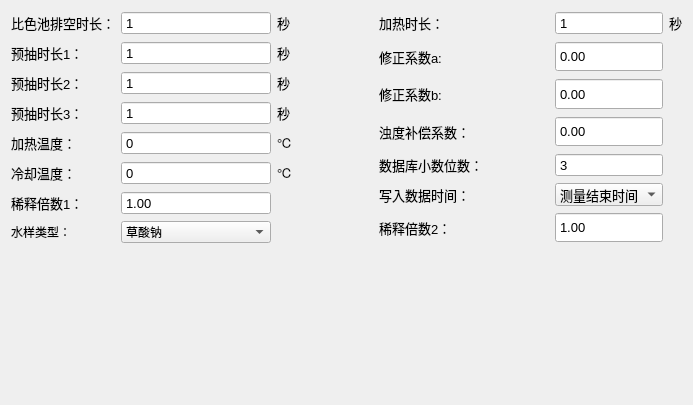
     <widget class="QWidget" name="tabWidgetPage2">
      <attribute name="title">
       <string>高级设置</string>
      </attribute>
      <layout class="QGridLayout" name="gridLayout_7">
       <item row="6" column="0">
        <layout class="QHBoxLayout" name="horizontalLayout">
         <item>
          <widget class="QPushButton" name="pb1">
           <property name="sizePolicy">
            <sizepolicy hsizetype="Preferred" vsizetype="Preferred">
             <horstretch>0</horstretch>
             <verstretch>0</verstretch>
            </sizepolicy>
           </property>
           <property name="minimumSize">
            <size>
             <width>0</width>
             <height>35</height>
            </size>
           </property>
           <property name="focusPolicy">
            <enum>Qt::NoFocus</enum>
           </property>
           <property name="styleSheet">
            <string notr="true">border-style:hidden;
border-color: rgb(255, 255, 255);</string>
           </property>
           <property name="text">
            <string/>
           </property>
           <property name="flat">
            <bool>true</bool>
           </property>
          </widget>
         </item>
         <item>
          <widget class="QPushButton" name="pb2">
           <property name="sizePolicy">
            <sizepolicy hsizetype="Preferred" vsizetype="Preferred">
             <horstretch>0</horstretch>
             <verstretch>0</verstretch>
            </sizepolicy>
           </property>
           <property name="minimumSize">
            <size>
             <width>0</width>
             <height>35</height>
            </size>
           </property>
           <property name="focusPolicy">
            <enum>Qt::NoFocus</enum>
           </property>
           <property name="styleSheet">
            <string notr="true">border-style:hidden;
border-color: rgb(255, 255, 255);
</string>
           </property>
           <property name="text">
            <string/>
           </property>
           <property name="flat">
            <bool>true</bool>
           </property>
          </widget>
         </item>
         <item>
          <widget class="QPushButton" name="pb3">
           <property name="sizePolicy">
            <sizepolicy hsizetype="Preferred" vsizetype="Preferred">
             <horstretch>0</horstretch>
             <verstretch>0</verstretch>
            </sizepolicy>
           </property>
           <property name="minimumSize">
            <size>
             <width>0</width>
             <height>35</height>
            </size>
           </property>
           <property name="focusPolicy">
            <enum>Qt::NoFocus</enum>
           </property>
           <property name="styleSheet">
            <string notr="true">border-style:hidden;
border-color: rgb(255, 255, 255);
</string>
           </property>
           <property name="text">
            <string/>
           </property>
           <property name="flat">
            <bool>true</bool>
           </property>
          </widget>
         </item>
         <item>
          <widget class="QPushButton" name="pb4">
           <property name="sizePolicy">
            <sizepolicy hsizetype="Preferred" vsizetype="Preferred">
             <horstretch>0</horstretch>
             <verstretch>0</verstretch>
            </sizepolicy>
           </property>
           <property name="minimumSize">
            <size>
             <width>0</width>
             <height>35</height>
            </size>
           </property>
           <property name="focusPolicy">
            <enum>Qt::NoFocus</enum>
           </property>
           <property name="styleSheet">
            <string notr="true">border-style:hidden;
border-color: rgb(255, 255, 255);
</string>
           </property>
           <property name="text">
            <string/>
           </property>
           <property name="flat">
            <bool>true</bool>
           </property>
          </widget>
         </item>
        </layout>
       </item>
       <item row="0" column="0">
        <layout class="QHBoxLayout" name="horizontalLayout_4">
         <item>
          <layout class="QGridLayout" name="gridLayout_3">
           <property name="margin">
            <number>0</number>
           </property>
           <property name="spacing">
            <number>6</number>
           </property>
           <item row="8" column="0">
            <widget class="QLabel" name="label_14">
             <property name="text">
              <string>水样类型：</string>
             </property>
            </widget>
           </item>
           <item row="5" column="2">
            <widget class="QLabel" name="label_160">
             <property name="sizePolicy">
              <sizepolicy hsizetype="Fixed" vsizetype="Fixed">
               <horstretch>0</horstretch>
               <verstretch>0</verstretch>
              </sizepolicy>
             </property>
             <property name="font">
              <font>
               <pointsize>10</pointsize>
              </font>
             </property>
             <property name="styleSheet">
              <string notr="true"/>
             </property>
             <property name="frameShape">
              <enum>QFrame::NoFrame</enum>
             </property>
             <property name="text">
              <string>℃</string>
             </property>
            </widget>
           </item>
           <item row="0" column="0">
            <widget class="QLabel" name="label_26">
             <property name="font">
              <font>
               <pointsize>10</pointsize>
              </font>
             </property>
             <property name="text">
              <string>比色池排空时长：</string>
             </property>
            </widget>
           </item>
           <item row="0" column="1">
            <widget class="QSpinBox" name="Time5">
             <property name="font">
              <font>
               <pointsize>10</pointsize>
              </font>
             </property>
             <property name="alignment">
              <set>Qt::AlignLeading|Qt::AlignLeft|Qt::AlignVCenter</set>
             </property>
             <property name="buttonSymbols">
              <enum>QAbstractSpinBox::NoButtons</enum>
             </property>
             <property name="minimum">
              <number>1</number>
             </property>
             <property name="maximum">
              <number>9999</number>
             </property>
            </widget>
           </item>
           <item row="0" column="2">
            <widget class="QLabel" name="label_148">
             <property name="font">
              <font>
               <pointsize>10</pointsize>
              </font>
             </property>
             <property name="text">
              <string>秒</string>
             </property>
            </widget>
           </item>
           <item row="1" column="1">
            <widget class="QSpinBox" name="Time6">
             <property name="font">
              <font>
               <pointsize>10</pointsize>
              </font>
             </property>
             <property name="alignment">
              <set>Qt::AlignLeading|Qt::AlignLeft|Qt::AlignVCenter</set>
             </property>
             <property name="buttonSymbols">
              <enum>QAbstractSpinBox::NoButtons</enum>
             </property>
             <property name="minimum">
              <number>1</number>
             </property>
             <property name="maximum">
              <number>9999</number>
             </property>
            </widget>
           </item>
           <item row="1" column="2">
            <widget class="QLabel" name="label_145">
             <property name="font">
              <font>
               <pointsize>10</pointsize>
              </font>
             </property>
             <property name="text">
              <string>秒</string>
             </property>
            </widget>
           </item>
           <item row="3" column="0">
            <widget class="QLabel" name="label_25">
             <property name="font">
              <font>
               <pointsize>10</pointsize>
              </font>
             </property>
             <property name="text">
              <string>预抽时长3：</string>
             </property>
            </widget>
           </item>
           <item row="2" column="0">
            <widget class="QLabel" name="label_24">
             <property name="font">
              <font>
               <pointsize>10</pointsize>
              </font>
             </property>
             <property name="text">
              <string>预抽时长2：</string>
             </property>
            </widget>
           </item>
           <item row="1" column="0">
            <widget class="QLabel" name="label_23">
             <property name="font">
              <font>
               <pointsize>10</pointsize>
              </font>
             </property>
             <property name="text">
              <string>预抽时长1：</string>
             </property>
            </widget>
           </item>
           <item row="2" column="2">
            <widget class="QLabel" name="label_146">
             <property name="font">
              <font>
               <pointsize>10</pointsize>
              </font>
             </property>
             <property name="text">
              <string>秒</string>
             </property>
            </widget>
           </item>
           <item row="5" column="0">
            <widget class="QLabel" name="label_159">
             <property name="sizePolicy">
              <sizepolicy hsizetype="Preferred" vsizetype="Preferred">
               <horstretch>0</horstretch>
               <verstretch>0</verstretch>
              </sizepolicy>
             </property>
             <property name="font">
              <font>
               <pointsize>10</pointsize>
              </font>
             </property>
             <property name="styleSheet">
              <string notr="true"/>
             </property>
             <property name="frameShape">
              <enum>QFrame::NoFrame</enum>
             </property>
             <property name="text">
              <string>冷却温度：</string>
             </property>
            </widget>
           </item>
           <item row="5" column="1">
            <widget class="QSpinBox" name="Temp1">
             <property name="sizePolicy">
              <sizepolicy hsizetype="Preferred" vsizetype="Preferred">
               <horstretch>0</horstretch>
               <verstretch>0</verstretch>
              </sizepolicy>
             </property>
             <property name="font">
              <font>
               <pointsize>10</pointsize>
              </font>
             </property>
             <property name="buttonSymbols">
              <enum>QAbstractSpinBox::NoButtons</enum>
             </property>
             <property name="minimum">
              <number>0</number>
             </property>
             <property name="maximum">
              <number>200</number>
             </property>
            </widget>
           </item>
           <item row="3" column="2">
            <widget class="QLabel" name="label_147">
             <property name="font">
              <font>
               <pointsize>10</pointsize>
              </font>
             </property>
             <property name="text">
              <string>秒</string>
             </property>
            </widget>
           </item>
           <item row="3" column="1">
            <widget class="QSpinBox" name="Time8">
             <property name="font">
              <font>
               <pointsize>10</pointsize>
              </font>
             </property>
             <property name="alignment">
              <set>Qt::AlignLeading|Qt::AlignLeft|Qt::AlignVCenter</set>
             </property>
             <property name="buttonSymbols">
              <enum>QAbstractSpinBox::NoButtons</enum>
             </property>
             <property name="minimum">
              <number>1</number>
             </property>
             <property name="maximum">
              <number>9999</number>
             </property>
            </widget>
           </item>
           <item row="4" column="0">
            <widget class="QLabel" name="label_157">
             <property name="sizePolicy">
              <sizepolicy hsizetype="Preferred" vsizetype="Preferred">
               <horstretch>0</horstretch>
               <verstretch>0</verstretch>
              </sizepolicy>
             </property>
             <property name="font">
              <font>
               <pointsize>10</pointsize>
              </font>
             </property>
             <property name="styleSheet">
              <string notr="true"/>
             </property>
             <property name="frameShape">
              <enum>QFrame::NoFrame</enum>
             </property>
             <property name="text">
              <string>加热温度：</string>
             </property>
            </widget>
           </item>
           <item row="2" column="1">
            <widget class="QSpinBox" name="Time7">
             <property name="font">
              <font>
               <pointsize>10</pointsize>
              </font>
             </property>
             <property name="alignment">
              <set>Qt::AlignLeading|Qt::AlignLeft|Qt::AlignVCenter</set>
             </property>
             <property name="buttonSymbols">
              <enum>QAbstractSpinBox::NoButtons</enum>
             </property>
             <property name="minimum">
              <number>1</number>
             </property>
             <property name="maximum">
              <number>9999</number>
             </property>
            </widget>
           </item>
           <item row="4" column="1">
            <widget class="QSpinBox" name="Temp0">
             <property name="sizePolicy">
              <sizepolicy hsizetype="Preferred" vsizetype="Preferred">
               <horstretch>0</horstretch>
               <verstretch>0</verstretch>
              </sizepolicy>
             </property>
             <property name="font">
              <font>
               <pointsize>10</pointsize>
              </font>
             </property>
             <property name="buttonSymbols">
              <enum>QAbstractSpinBox::NoButtons</enum>
             </property>
             <property name="maximum">
              <number>200</number>
             </property>
            </widget>
           </item>
           <item row="4" column="2">
            <widget class="QLabel" name="label_158">
             <property name="sizePolicy">
              <sizepolicy hsizetype="Fixed" vsizetype="Fixed">
               <horstretch>0</horstretch>
               <verstretch>0</verstretch>
              </sizepolicy>
             </property>
             <property name="font">
              <font>
               <pointsize>10</pointsize>
              </font>
             </property>
             <property name="styleSheet">
              <string notr="true"/>
             </property>
             <property name="frameShape">
              <enum>QFrame::NoFrame</enum>
             </property>
             <property name="text">
              <string>℃</string>
             </property>
            </widget>
           </item>
           <item row="7" column="0">
            <widget class="QLabel" name="label_170">
             <property name="sizePolicy">
              <sizepolicy hsizetype="Preferred" vsizetype="Preferred">
               <horstretch>0</horstretch>
               <verstretch>0</verstretch>
              </sizepolicy>
             </property>
             <property name="font">
              <font>
               <pointsize>10</pointsize>
              </font>
             </property>
             <property name="styleSheet">
              <string notr="true"/>
             </property>
             <property name="frameShape">
              <enum>QFrame::NoFrame</enum>
             </property>
             <property name="text">
              <string>稀释倍数1：</string>
             </property>
            </widget>
           </item>
           <item row="7" column="1">
            <widget class="QDoubleSpinBox" name="stale1">
             <property name="sizePolicy">
              <sizepolicy hsizetype="Preferred" vsizetype="Preferred">
               <horstretch>0</horstretch>
               <verstretch>0</verstretch>
              </sizepolicy>
             </property>
             <property name="font">
              <font>
               <pointsize>10</pointsize>
              </font>
             </property>
             <property name="buttonSymbols">
              <enum>QAbstractSpinBox::NoButtons</enum>
             </property>
             <property name="minimum">
              <double>1.000000000000000</double>
             </property>
             <property name="value">
              <double>1.000000000000000</double>
             </property>
            </widget>
           </item>
           <item row="8" column="1">
            <widget class="QComboBox" name="comboBox">
             <property name="minimumSize">
              <size>
               <width>150</width>
               <height>0</height>
              </size>
             </property>
             <item>
              <property name="text">
               <string>草酸钠</string>
              </property>
             </item>
             <item>
              <property name="text">
               <string>葡萄糖</string>
              </property>
             </item>
            </widget>
           </item>
          </layout>
         </item>
         <item>
          <spacer name="horizontalSpacer_3">
           <property name="orientation">
            <enum>Qt::Horizontal</enum>
           </property>
           <property name="sizeHint" stdset="0">
            <size>
             <width>80</width>
             <height>20</height>
            </size>
           </property>
          </spacer>
         </item>
         <item>
          <layout class="QGridLayout" name="gridLayout_4">
           <item row="5" column="1">
            <widget class="QComboBox" name="MeasureTime">
             <property name="font">
              <font>
               <family>Arial</family>
               <pointsize>10</pointsize>
              </font>
             </property>
             <item>
              <property name="text">
               <string>测量结束时间</string>
              </property>
             </item>
             <item>
              <property name="text">
               <string>测量开始时间</string>
              </property>
             </item>
             <item>
              <property name="text">
               <string>水样润洗时间</string>
              </property>
             </item>
            </widget>
           </item>
           <item row="5" column="0">
            <widget class="QLabel" name="label_10">
             <property name="sizePolicy">
              <sizepolicy hsizetype="Preferred" vsizetype="Preferred">
               <horstretch>0</horstretch>
               <verstretch>0</verstretch>
              </sizepolicy>
             </property>
             <property name="minimumSize">
              <size>
               <width>170</width>
               <height>0</height>
              </size>
             </property>
             <property name="font">
              <font>
               <family>Arial</family>
               <pointsize>10</pointsize>
              </font>
             </property>
             <property name="frameShape">
              <enum>QFrame::NoFrame</enum>
             </property>
             <property name="text">
              <string>写入数据时间：</string>
             </property>
            </widget>
           </item>
           <item row="3" column="1">
            <widget class="QDoubleSpinBox" name="TurbidityOffset">
             <property name="sizePolicy">
              <sizepolicy hsizetype="Preferred" vsizetype="Preferred">
               <horstretch>0</horstretch>
               <verstretch>0</verstretch>
              </sizepolicy>
             </property>
             <property name="font">
              <font>
               <pointsize>10</pointsize>
              </font>
             </property>
             <property name="buttonSymbols">
              <enum>QAbstractSpinBox::NoButtons</enum>
             </property>
             <property name="minimum">
              <double>-99.989999999999995</double>
             </property>
            </widget>
           </item>
           <item row="3" column="0">
            <widget class="QLabel" name="label_6">
             <property name="font">
              <font>
               <pointsize>10</pointsize>
              </font>
             </property>
             <property name="frameShape">
              <enum>QFrame::NoFrame</enum>
             </property>
             <property name="text">
              <string>浊度补偿系数： </string>
             </property>
            </widget>
           </item>
           <item row="0" column="2">
            <widget class="QLabel" name="label_162">
             <property name="sizePolicy">
              <sizepolicy hsizetype="Fixed" vsizetype="Fixed">
               <horstretch>0</horstretch>
               <verstretch>0</verstretch>
              </sizepolicy>
             </property>
             <property name="font">
              <font>
               <pointsize>10</pointsize>
              </font>
             </property>
             <property name="styleSheet">
              <string notr="true"/>
             </property>
             <property name="frameShape">
              <enum>QFrame::NoFrame</enum>
             </property>
             <property name="text">
              <string>秒</string>
             </property>
            </widget>
           </item>
           <item row="2" column="0">
            <widget class="QLabel" name="label_7">
             <property name="font">
              <font>
               <pointsize>10</pointsize>
              </font>
             </property>
             <property name="text">
              <string>修正系数b:</string>
             </property>
            </widget>
           </item>
           <item row="0" column="0">
            <widget class="QLabel" name="label_161">
             <property name="sizePolicy">
              <sizepolicy hsizetype="Preferred" vsizetype="Preferred">
               <horstretch>0</horstretch>
               <verstretch>0</verstretch>
              </sizepolicy>
             </property>
             <property name="font">
              <font>
               <pointsize>10</pointsize>
              </font>
             </property>
             <property name="styleSheet">
              <string notr="true"/>
             </property>
             <property name="frameShape">
              <enum>QFrame::NoFrame</enum>
             </property>
             <property name="text">
              <string>加热时长：</string>
             </property>
            </widget>
           </item>
           <item row="2" column="1">
            <widget class="QDoubleSpinBox" name="UserB">
             <property name="sizePolicy">
              <sizepolicy hsizetype="Preferred" vsizetype="Preferred">
               <horstretch>0</horstretch>
               <verstretch>0</verstretch>
              </sizepolicy>
             </property>
             <property name="font">
              <font>
               <pointsize>10</pointsize>
              </font>
             </property>
             <property name="buttonSymbols">
              <enum>QAbstractSpinBox::NoButtons</enum>
             </property>
             <property name="minimum">
              <double>-99.989999999999995</double>
             </property>
            </widget>
           </item>
           <item row="1" column="1">
            <widget class="QDoubleSpinBox" name="UserK">
             <property name="sizePolicy">
              <sizepolicy hsizetype="Preferred" vsizetype="Preferred">
               <horstretch>0</horstretch>
               <verstretch>0</verstretch>
              </sizepolicy>
             </property>
             <property name="font">
              <font>
               <pointsize>10</pointsize>
              </font>
             </property>
             <property name="buttonSymbols">
              <enum>QAbstractSpinBox::NoButtons</enum>
             </property>
             <property name="minimum">
              <double>-99.989999999999995</double>
             </property>
            </widget>
           </item>
           <item row="1" column="0">
            <widget class="QLabel" name="label_8">
             <property name="font">
              <font>
               <pointsize>10</pointsize>
              </font>
             </property>
             <property name="text">
              <string>修正系数a:</string>
             </property>
            </widget>
           </item>
           <item row="4" column="1">
            <widget class="QSpinBox" name="nfloat">
             <property name="font">
              <font>
               <pointsize>10</pointsize>
              </font>
             </property>
             <property name="alignment">
              <set>Qt::AlignLeading|Qt::AlignLeft|Qt::AlignVCenter</set>
             </property>
             <property name="buttonSymbols">
              <enum>QAbstractSpinBox::NoButtons</enum>
             </property>
             <property name="minimum">
              <number>1</number>
             </property>
             <property name="maximum">
              <number>5</number>
             </property>
             <property name="value">
              <number>3</number>
             </property>
            </widget>
           </item>
           <item row="4" column="0">
            <widget class="QLabel" name="label_169">
             <property name="sizePolicy">
              <sizepolicy hsizetype="Preferred" vsizetype="Preferred">
               <horstretch>0</horstretch>
               <verstretch>0</verstretch>
              </sizepolicy>
             </property>
             <property name="font">
              <font>
               <pointsize>10</pointsize>
              </font>
             </property>
             <property name="styleSheet">
              <string notr="true"/>
             </property>
             <property name="frameShape">
              <enum>QFrame::NoFrame</enum>
             </property>
             <property name="text">
              <string>数据库小数位数：</string>
             </property>
            </widget>
           </item>
           <item row="7" column="0">
            <widget class="QLabel" name="label_168">
             <property name="sizePolicy">
              <sizepolicy hsizetype="Preferred" vsizetype="Preferred">
               <horstretch>0</horstretch>
               <verstretch>0</verstretch>
              </sizepolicy>
             </property>
             <property name="font">
              <font>
               <pointsize>10</pointsize>
              </font>
             </property>
             <property name="styleSheet">
              <string notr="true"/>
             </property>
             <property name="frameShape">
              <enum>QFrame::NoFrame</enum>
             </property>
             <property name="text">
              <string>稀释倍数2：</string>
             </property>
            </widget>
           </item>
           <item row="7" column="1">
            <widget class="QDoubleSpinBox" name="stale2">
             <property name="sizePolicy">
              <sizepolicy hsizetype="Preferred" vsizetype="Preferred">
               <horstretch>0</horstretch>
               <verstretch>0</verstretch>
              </sizepolicy>
             </property>
             <property name="font">
              <font>
               <pointsize>10</pointsize>
              </font>
             </property>
             <property name="buttonSymbols">
              <enum>QAbstractSpinBox::NoButtons</enum>
             </property>
             <property name="minimum">
              <double>1.000000000000000</double>
             </property>
            </widget>
           </item>
           <item row="0" column="1">
            <widget class="QSpinBox" name="Time4">
             <property name="sizePolicy">
              <sizepolicy hsizetype="Preferred" vsizetype="Preferred">
               <horstretch>0</horstretch>
               <verstretch>0</verstretch>
              </sizepolicy>
             </property>
             <property name="font">
              <font>
               <pointsize>10</pointsize>
              </font>
             </property>
             <property name="buttonSymbols">
              <enum>QAbstractSpinBox::NoButtons</enum>
             </property>
             <property name="minimum">
              <number>1</number>
             </property>
             <property name="maximum">
              <number>9999</number>
             </property>
            </widget>
           </item>
          </layout>
         </item>
        </layout>
       </item>
       <item row="2" column="0">
        <spacer name="verticalSpacer_3">
         <property name="orientation">
          <enum>Qt::Vertical</enum>
         </property>
         <property name="sizeType">
          <enum>QSizePolicy::Fixed</enum>
         </property>
         <property name="sizeHint" stdset="0">
          <size>
           <width>20</width>
           <height>90</height>
          </size>
         </property>
        </spacer>
       </item>
       <item row="1" column="0">
        <layout class="QHBoxLayout" name="horizontalLayout_5">
         <item>
          <spacer name="horizontalSpacer_4">
           <property name="orientation">
            <enum>Qt::Horizontal</enum>
           </property>
           <property name="sizeHint" stdset="0">
            <size>
             <width>40</width>
             <height>20</height>
            </size>
           </property>
          </spacer>
         </item>
        </layout>
       </item>
      </layout>
     </widget>
